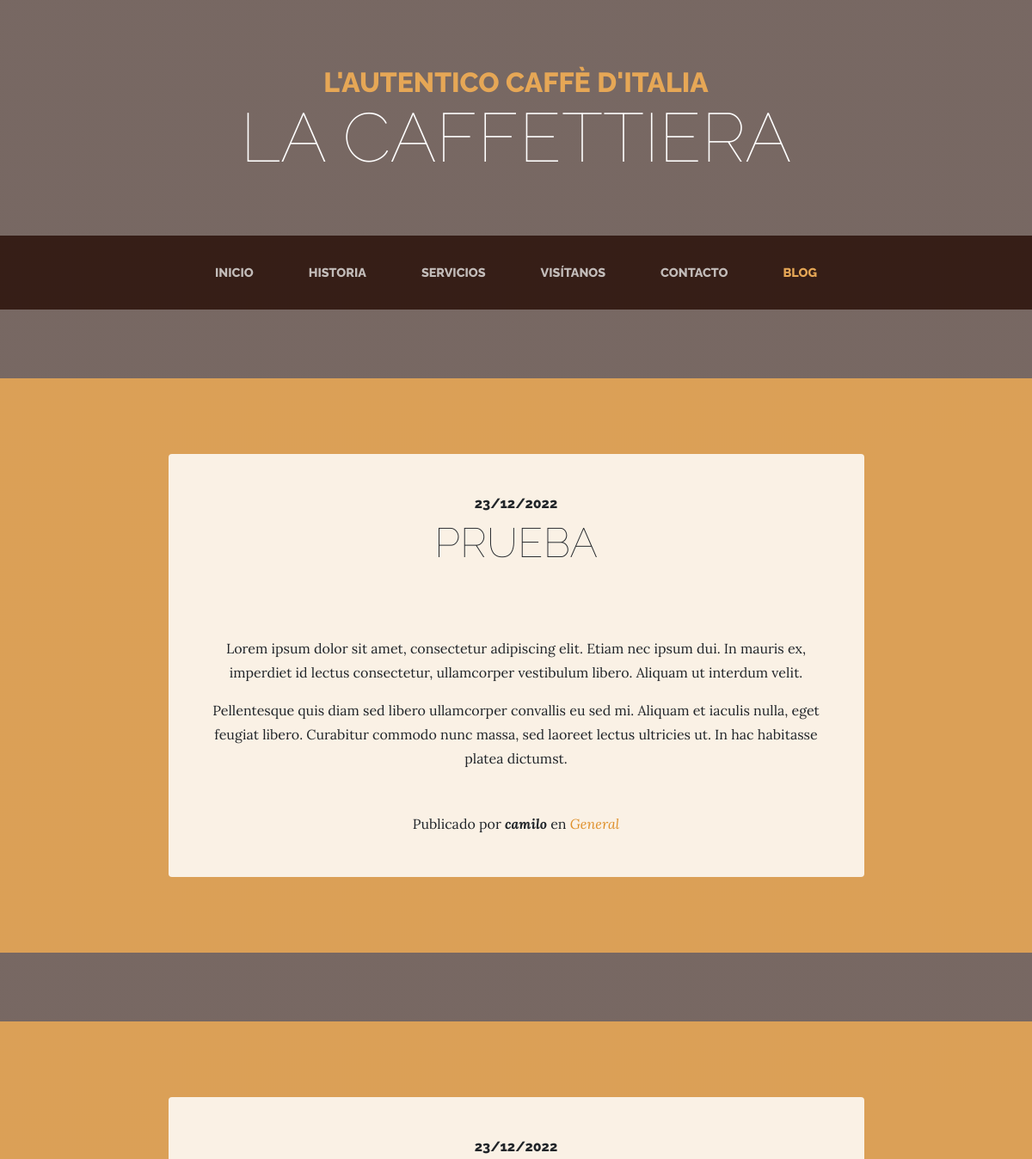
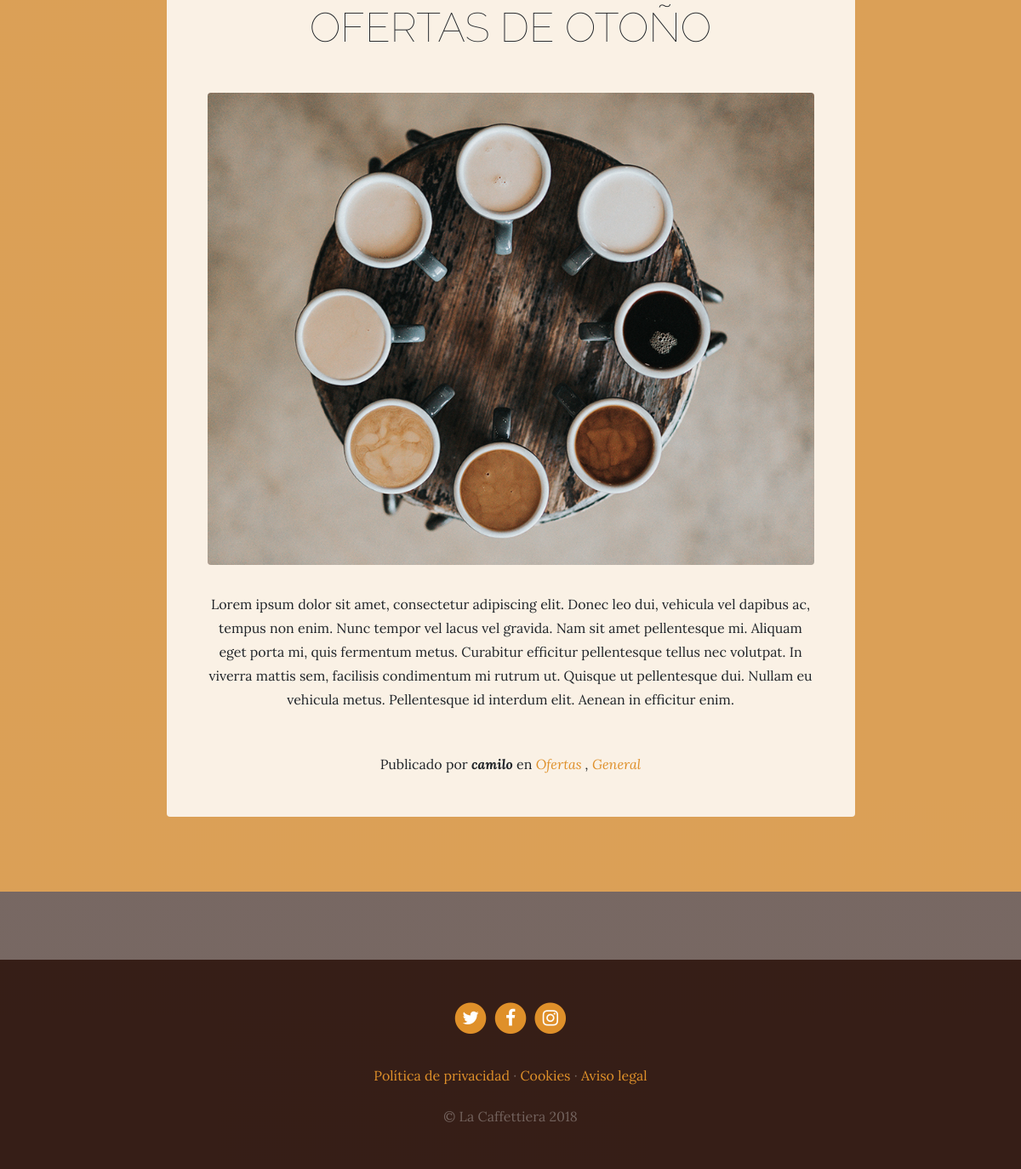
Screenshot of /blog/ with the database file from the repository (2 pictures, top to bottom).
### blog/models.py (models this page shows, shortened)
class Post(models.Model):
    title = models.CharField(max_length=200, verbose_name='Título')
    content = models.TextField(verbose_name='Contenido')
    published = models.DateTimeField(verbose_name='Fecha de publicación', default=now)
    image = models.ImageField(verbose_name='Imagen', upload_to='blogs', null=True, blank=True)
    author = models.ForeignKey(User, verbose_name='Autor', on_delete=models.CASCADE)
    categories = models.ManyToManyField(Category, verbose_name='Categorías')  # related_name='post_set
    created = models.DateTimeField(auto_now_add=True, verbose_name='Fecha de creación')
    updated = models.DateTimeField(auto_now=True, verbose_name='Fecha de actualización')
    class Meta:
        verbose_name = 'entrada'
        verbose_name_plural = 'entradas'
        ordering = ['-created']

class Category(models.Model):
    name = models.CharField(max_length=200, verbose_name='Nombre')
    created = models.DateTimeField(auto_now_add=True, verbose_name='Fecha de creación')
    updated = models.DateTimeField(auto_now=True, verbose_name='Fecha de actualización')
    class Meta:
        verbose_name = 'categoría'
        verbose_name_plural = 'categorias'
        ordering = ['-created']

### pages/models.py (models this page shows, shortened)
class Page(models.Model):
    title = models.CharField(verbose_name='Título', max_length=200)
    content = RichTextField(verbose_name='Contenido')
    order = models.SmallIntegerField(verbose_name='orden', default=0)
    created = models.DateTimeField(auto_now_add=True, verbose_name='Fecha de creación')
    updated = models.DateTimeField(auto_now=True, verbose_name='Fecha de actualización')
    class Meta:
        verbose_name = 'página'
        verbose_name_plural = 'páginas'
        ordering = ['order', 'title']

### blog/views.py (the view)
# urls.py: path('', views.blog, name='blog'),
def blog(request):
    posts = Post.objects.all()
    context = {'posts': posts}
    return render(request, 'blog/blog.html', context)

### pages/templatetags/pages_extras.py (called while the page is built)
@register.simple_tag
def get_page_list():
    pages = Page.objects.all()
    return pages

### social/processors.py (called while the page is built)
def context(request):
    context = {}
    links = Link.objects.all()
    for link in links:
        context[link.key] = link.url
    return context

### blog/templates/blog/blog.html
{% extends 'base.html' %}
{% load static %}
{% block content %}
    {% for post in posts %}
        {% include 'blog/post_list.html' %}
    {% endfor %}
{% endblock content %}

### templates/base.html (shortened to what this page needs)
<!DOCTYPE html>
<html lang="es">
<head>
    {% load static %}
    <link href={% static 'core/vendor/bootstrap/css/bootstrap.min.css' %} rel="stylesheet">
    <link href={% static 'core/vendor/font-awesome/css/font-awesome.min.css' %} rel="stylesheet" type="text/css">
    <link href={% static 'core/css/business-casual.css' %} rel="stylesheet">
</head>
<body>
    <h1 class="site-heading text-center text-white d-none d-lg-block">
        <span class="site-heading-upper text-primary mb-3">L'autentico caffè d'italia</span>
        <span class="site-heading-lower">La Caffettiera</span>
    </h1>
    <nav class="navbar navbar-expand-lg navbar-dark py-lg-4" id="mainNav">
        <div class="container">
            <div class="collapse navbar-collapse" id="navbarResponsive">
                <ul class="navbar-nav mx-auto">
                    <li class="nav-item px-lg-4 {% if request.path == '/' %}active{% endif %}">
                        <a class="nav-link text-uppercase text-expanded" href={% url 'core:home' %}>Inicio</a>
                    </li>
                    <li class="nav-item px-lg-4 {% if request.path == '/about/' %}active{% endif %}">
                        <a class="nav-link text-uppercase text-expanded" href={% url 'core:about' %}>Historia</a>
                    </li>
                    <li class="nav-item px-lg-4 {% if request.path == '/services/' %}active{% endif %}">
                        <a class="nav-link text-uppercase text-expanded" href={% url 'services:services' %}>Servicios</a>
                    </li>
                    <li class="nav-item px-lg-4 {% if request.path == '/store/' %}active{% endif %}">
                        <a class="nav-link text-uppercase text-expanded" href={% url 'core:store' %}>Visítanos</a>
                    </li>
                    <li class="nav-item px-lg-4 {% if request.path == '/contact/' %}active{% endif %}">
                        <a class="nav-link text-uppercase text-expanded" href={% url 'contact:contact' %}>Contacto</a>
                    </li>
                    <li class="nav-item px-lg-4 {% if request.path|slice:':6' == '/blog/' %}active{% endif %}">
                        <a class="nav-link text-uppercase text-expanded" href={% url 'blog:blog' %}>Blog</a>
                    </li>
                </ul>
            </div>
        </div>
    </nav>
    {% block content %}
    {% endblock content %}
    <footer class="footer text-faded text-center py-5">
        <div class="container">
            <p class="m-0">
                {% if LINK_TWITTER %}
                <a href={{LINK_TWITTER}} class="link">
                    <span class="fa-stack fa-lg">
                        <i class="fa fa-circle fa-stack-2x"></i>
                        <i class="fa fa-twitter fa-stack-1x fa-inverse"></i>
                    </span>
                </a>
                {% endif %}
                {% if LINK_FACEBOOK %}
                <a href={{LINK_FACEBOOK}} class="link">
                    <span class="fa-stack fa-lg">
                        <i class="fa fa-circle fa-stack-2x"></i>
                        <i class="fa fa-facebook fa-stack-1x fa-inverse"></i>
                    </span>
                </a>
                {% endif %}
                {% if LINK_INSTAGRAM %}
                <a href={{LINK_INSTAGRAM}} class="link">
                    <span class="fa-stack fa-lg">
                        <i class="fa fa-circle fa-stack-2x"></i>
                        <i class="fa fa-instagram fa-stack-1x fa-inverse"></i>
                    </span>
                </a>
                {% endif %}
            </p>
            <p class="m-0 mbt">
                {% load pages_extras %}
                {% get_page_list as page_list %}
                {% for page in page_list %}
                    <a href={% url 'pages:page' page.id page.title|slugify %} class="link"> {{page.title}} </a> {% if not forloop.last  %}·{% endif %}
                {% endfor %}
            </p>
            <p class="m-0 mbt1">&copy; La Caffettiera 2018</p>
        </div>
    </footer>
</body>
</html>

### blog/templates/blog/post_list.html
<section class="page-section cta">
    <div class="container">
        <div class="row">
            <div class="col-xl-9 mx-auto">
                <div class="cta-innerv text-center rounded">
                    <h2 class="section-heading mb-5">
                        <span class="section-heading-upper"> {{post.published|date:'SHORT_DATE_FORMAT'}} </span>
                        <span class="section-heading-lower"> {{post.title}} </span>
                    </h2>
                    {% if post.image %}
                    <p class="mb-0">
                        <img class="mx-auto d-flex rounded img-fluid mb-3 mb-lg-0" src={{post.image.url}} alt="dd">
                    </p>
                    {% endif %}
                    <p class="mb-0 mbt">
                        {{post.content|linebreaks}}
                    </p>
                    <p class="mb-0 mbt">
                        <span class="section-heading-under">Publicado por <em><b> {{post.author}} </b></em> en <em>
                                {% for category in post.categories.all %}
                                <a href={% url 'blog:category' category.id %} class="link">{{category.name}}</a>
                                {%if not forloop.last%} , {% endif %}
                                {% endfor %}
                            </em>
                        </span>
                    </p>
                </div>
            </div>
        </div>
    </div>
</section>

### core/static/core/css/business-casual.css (style rules this page uses)
body { font-family: 'Lora'; background: linear-gradient(rgba(47, 23, 15, 0.65), rgba(47, 23, 15, 0.65)), url("../img/bg.jpg"); background-attachment: fixed; background-position: center; background-size: cover; }
h1, h2, h3, h4, h5, h6 { font-family: 'Raleway'; }
p { line-height: 1.75; }
.text-faded { color: rgba(255, 255, 255, 0.3); }
.site-heading { margin-top: 5rem; margin-bottom: 5rem; text-transform: uppercase; line-height: 1; font-family: 'Raleway'; }
.site-heading .site-heading-upper { display: block; font-size: 2rem; font-weight: 800; }
.site-heading .site-heading-lower { font-size: 5rem; font-weight: 100; line-height: 4rem; }
.page-section { margin-top: 5rem; margin-bottom: 5rem; }
.section-heading { text-transform: uppercase; }
.section-heading .section-heading-upper { display: block; font-size: 1rem; font-weight: 800; padding-bottom:.5rem; }
.section-heading .section-heading-lower { display: block; font-size: 3rem; font-weight: 100; }
#mainNav { background-color: rgba(47, 23, 15, 0.9); font-family: 'Raleway'; }
#mainNav .navbar-nav .nav-item .nav-link { color: rgba(255, 255, 255, 0.7); font-weight: 800; }
#mainNav .navbar-nav .nav-item.active .nav-link { color: #e6a756; }
@media (min-width: 992px) { #mainNav .navbar-nav .nav-item .nav-link { font-size: 0.9rem; } }
.cta { padding-top: 5rem; padding-bottom: 5rem; background-color: rgba(230, 167, 86, 0.9); }
.cta .cta-innerv { position: relative; padding: 3rem; margin: 0.5rem; background-color: rgba(255, 255, 255, 0.85); }
.footer { background-color: rgba(47, 23, 15, 0.9); }
.text-primary { color: #e6a756 !important; }
.mbt { padding-top: 2rem; }
.mbt1 { padding-top: 1.25rem; }
a.link { color: #df902a; }

### rows the page displays
Post: published "23/12/2022", title "PRUEBA", content "Lorem ipsum dolor sit amet, consectetur adipiscing elit. Etiam nec ipsum dui. In mauris ex, imperdiet id lectus consectetur, ullamcorper vestibulum libero. Aliquam ut interdum velit. Pellentesque quis diam sed libero ullamcorper convallis eu sed mi. Aliquam et iaculis nulla, eget feugiat libero. Curabitur commodo nunc massa, sed laoreet lectus ultricies ut. In hac habitasse platea dictumst.", author "camilo"
Category: name "General"
Post: published "23/12/2022", title "OFERTAS DE OTOÑO", image (picture), content "Lorem ipsum dolor sit amet, consectetur adipiscing elit. Donec leo dui, vehicula vel dapibus ac, tempus non enim. Nunc tempor vel lacus vel gravida. Nam sit amet pellentesque mi. Aliquam eget porta mi, quis fermentum metus. Curabitur efficitur pellentesque tellus nec volutpat. In viverra mattis sem, facilisis condimentum mi rutrum ut. Quisque ut pellentesque dui. Nullam eu vehicula metus. Pellentesque id interdum elit. Aenean in efficitur enim.", author "camilo"
Category: name "Ofertas"
Page: title "Política de privacidad"
Page: title "Cookies"
Page: title "Aviso legal"
